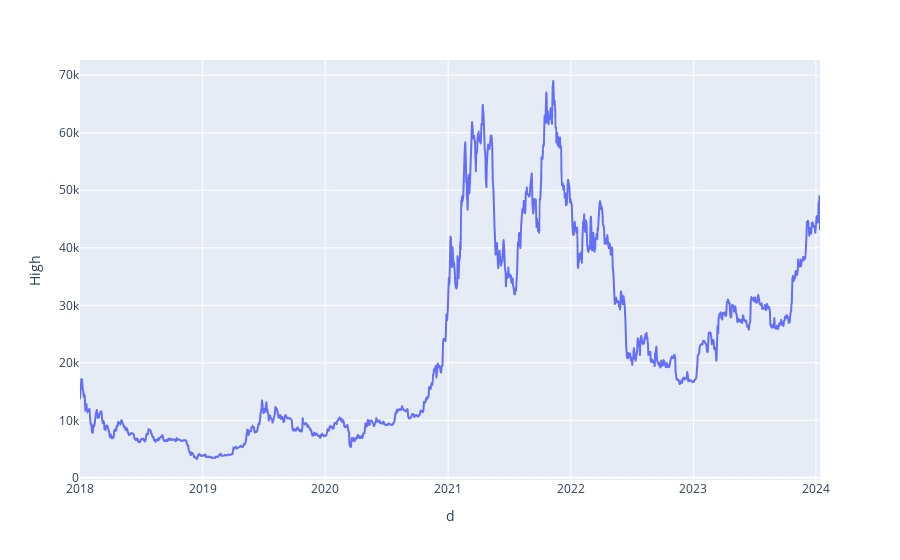

The notebook cell saved with this chart:
### Code cell
import plotly.express as px
fig = px.line(df, x='d', y='High')
fig.show()

### Figure 1 — Plotly figure (JSON) as saved in the notebook; plotly's stock layout.template omitted (floating-point values rounded to 4 significant figures; data arrays with more than 128 entries replaced by an {"elided": "..."} marker saying what was removed)
{"data": [{"hovertemplate": "d=%{x}<br>High=%{y}<extra></extra>", "legendgroup": "", "line": {"color": "#636efa", "dash": "solid"}, "marker": {"symbol": "circle"}, "mode": "lines", "name": "", "showlegend": false, "type": "scattergl", "x": {"elided": "1492 str values"}, "xaxis": "x", "y": {"elided": "1492 float values"}, "yaxis": "y"}], "layout": {"legend": {"tracegroupgap": 0}, "margin": {"t": 60}, "xaxis": {"anchor": "y", "domain": [0, 1], "title": {"text": "d"}}, "yaxis": {"anchor": "x", "domain": [0, 1], "title": {"text": "High"}}}}
